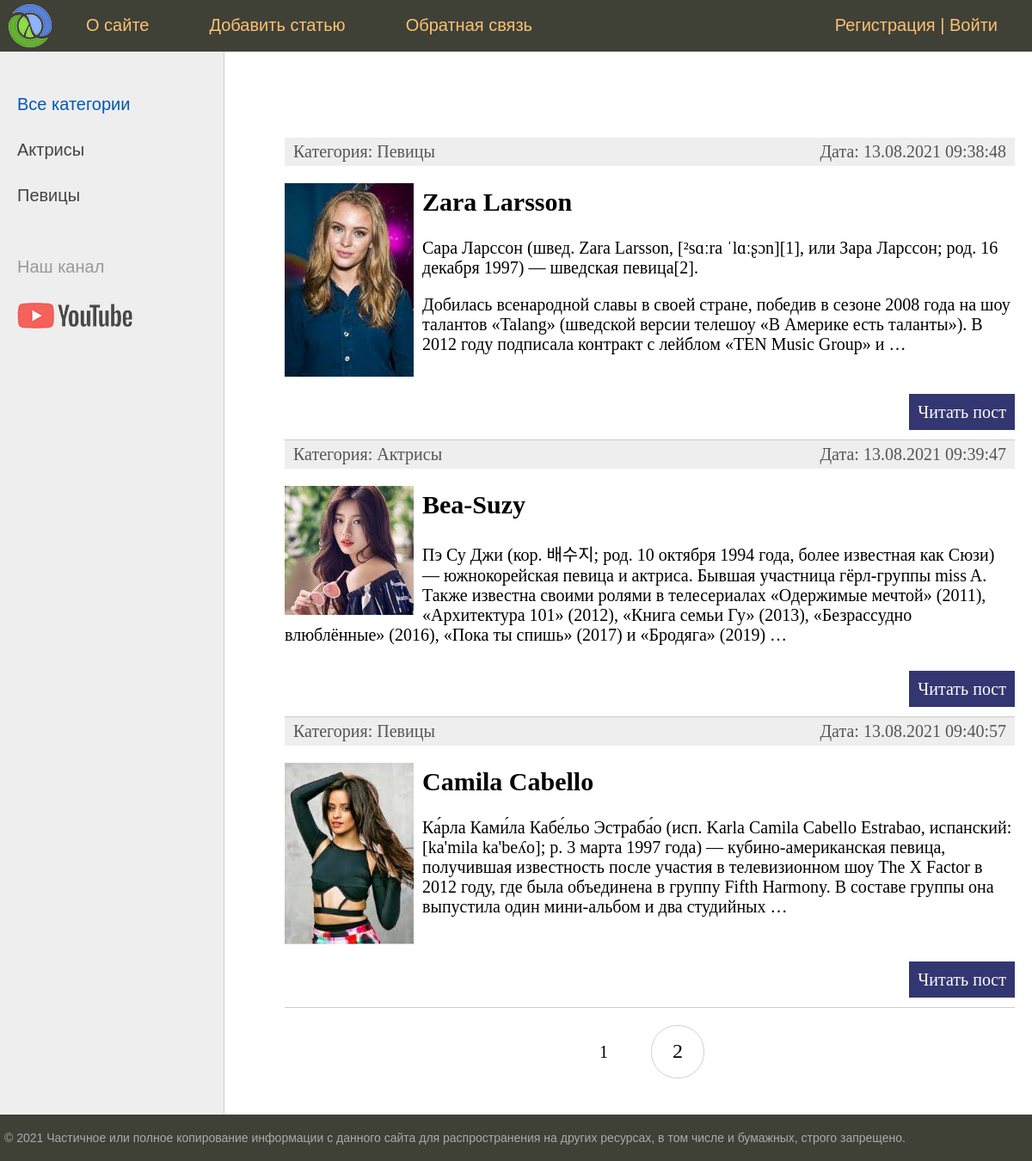
The page / on the database its author committed.
### women/models.py (models this page shows, shortened)
class Category(models.Model):
    name = models.CharField(max_length=100, db_index=True, verbose_name='Категория')
    slug = models.SlugField(max_length=255, unique=True, db_index=True, verbose_name='URL')
    def __str__(self):
        return self.name
    def get_absolute_url(self):
        return reverse('category', kwargs={'cat_slug': self.slug})
    class Meta:
        verbose_name = 'Категория'
        verbose_name_plural = 'Категории'
        ordering = ['id']

class Women(models.Model):
    title = models.CharField(max_length=255, verbose_name="Заголовок")
    slug = models.SlugField(max_length=255, unique=True, db_index=True, verbose_name='URL')
    content = models.TextField(blank=True, verbose_name="Текст статьи")
    photo = models.ImageField(upload_to='photos/%Y/%m/%d/', verbose_name="Фото")
    time_create = models.DateTimeField(auto_now_add=True, verbose_name="Время создания")
    time_update = models.DateTimeField(auto_now=True, verbose_name="Время изменения")
    is_published = models.BooleanField(default=True, verbose_name="Публикация")
    cat = models.ForeignKey('Category', on_delete=models.PROTECT, verbose_name="Категории")
    def get_absolute_url(self):
        return reverse('post', kwargs={'post_slug': self.slug})
    class Meta:
        verbose_name = 'Известные женщины'
        verbose_name_plural = 'Известные женщины'
        ordering = ['time_create', 'title']

### women/views.py (the view)
# urls.py: path('', WomenHome.as_view(), name='home'),
class WomenHome(DataMixin, ListView):
    model = Women
    template_name = 'women/index.html'
    context_object_name = 'posts'
    def get_context_data(self, *, object_list=None, **kwargs):
        context = super().get_context_data(**kwargs)
        c_def = self.get_user_context(title='Главная страница')
        return dict(list(context.items()) + list(c_def.items()))
    def get_queryset(self):
        return Women.objects.filter(is_published=True)

### women/templatetags/women_tags.py (called while the page is built)
@register.simple_tag(name='getcats')
def get_categories():
    return Category.objects.all()

### women/utils.py (called while the page is built)
    def get_user_context(self, **kwargs):
        context = kwargs
        cats = Category.objects.all()
        context['menu'] = menu
        context['cats'] = cats
        if 'cat_selected' not in context:
            context['cat_selected'] = 0
        return context

### women/templates/women/index.html (shortened to what this page needs)
{% extends 'women/base.html' %}
{% block content %}
<ul class="list-articles">
	{% for p in posts %}
			<li>
				<div class="article-panel">
					<p class="first">Категория: {{ p.cat }}</p>
					<p class="last">Дата: {{ p.time_update|date:"d.m.Y H:i:s" }}</p>
				</div>
				{% if p.photo %}
					<p><img src="{{ p.photo.url }}" class="img-article-left thumb"></p>
				{% endif %}
				<h2>{{p.title}}</h2>
	{% autoescape on %}
	{{p.content|linebreaks|truncatewords:50}}
	{% endautoescape %}
				<p class="link-read-post"><a href="{{ p.get_absolute_url }}">Читать пост</a></p>
			</li>
	{% endfor %}
</ul>
{% endblock %}

### women/templates/women/base.html (shortened to what this page needs)
{% load static %}
{% load women_tags %}
<!DOCTYPE html>
<html>
<head>
	<link type="text/css" href="{% static 'women/css/style.css' %}" rel="stylesheet" />
</head>
<body>
<table class="table-page" border=0 cellpadding="0" cellspacing="0">
<tr><td valign=top>
{% block mainmenu %}
		<div class="header">
			<ul id="mainmenu" class="mainmenu">
				<li class="logo"><a href="{% url 'home' %}"><div class="logo"></div></a></li>
				{% for m in menu %}
					<li><a href="{% url m.url_name %}">{{m.title}}</a></li>
				{% endfor %}
				{% if request.user.is_authenticated %}
					<li class="last"> {{ user.username }} | <a href="{% url 'logout' %}">Выйти</a></li>
				{% else %}
					<li class="last"><a href="{% url 'register' %}">Регистрация</a> | <a href="{% url 'login' %}">Войти</a></li>
				{% endif %}
			</ul>
		</div>
{% endblock mainmenu %}
<table class="table-content" border=0 cellpadding="0" cellspacing="0">
<tr>
	<td valign="top" class="left-chapters">
		{% getcats as categories %}
	<ul id="leftchapters">
		{% if cat_selected == 0 %}
			<li class="selected">Все категории</li>
		{% else %}
			<li><a href="{% url 'home' %}">Все категории</a></li>
		{% endif %}
		{% for c in categories %}
			{% if c.pk == cat_selected %}
				<li class="selected">{{ c.name }}</li>
			{% else %}
				<li><a href="{{ c.get_absolute_url }}">{{ c.name }}</a></li>
			{% endif %}
		{% endfor %}
		<li class="share">
		<p>Наш канал</p>
		<a class="share-yt" href="https://www.youtube.com/channel/UClJzWfGWuGJL2t-3dYKcHTA/playlists" target="_blank" rel="nofollow"></a>
		</li>
	</ul>
</td>
<td valign="top" class="content">
	<div class="content-text">
{% block content %}
{% endblock %}
<nav class="list-pages">
	<ul>
		{% for p in paginator.page_range %}
		{% if page_obj.number == p %}
			<li class="page-num page-num-selected">{{ p }}</li>
		{% else %}
			<li class="page-num">
				<a href="?page={{ p }}">{{ p }}</a>
			</li>
		{% endif %}
		{% endfor %}
	</ul>
</nav>
	</div>
</td></tr></table>
</td></tr>
<tr><td valign=top>
	<div id="footer">
		<p>&copy; 2021 Частичное или полное копирование информации с данного сайта для распространения на других ресурсах, в том числе и бумажных, строго запрещено.</p>
	</div>
</td></tr></table>
</body>
</html>

### women/static/women/css/style.css (style rules this page uses)
html, body { font-family: 'Arial'; margin: 0; padding: 0; height: 100%; width: 100%; color: #444; }
a { color: #0059b2; text-decoration: none; }
img { max-width: 600px; height: auto; }
img.img-article-left { max-width: 300px; height: auto; float: left; padding: 0 10px 10px 0; }
img.img-article-left.thumb { max-width: 150px; height: auto; }
p.link-read-post { text-align: right; }
p.link-read-post a { padding: 10px; min-width: 100px; background: #333671; color: #fff; text-decoration: none; }
div.article-panel { background: #eee; padding: 5px 10px 5px 10px; box-sizing: border-box; overflow: hidden; color: #555; }
div.article-panel p.first { margin: 0; float: left; }
div.article-panel p.last { margin: 0; float: right; }
ul.list-articles { list-style: none; margin: 0; padding: 0; }
ul.list-articles li { border-bottom: 1px solid #ccc; }
.table-page { width: 100%; height: 100%; vertical-align: top; }
.table-page tr { height: 100%; }
.header { background: #3F4137; height: 60px; }
.logo { background: url('../images/logo.png') no-repeat 10px 5px; width: 70px; height: 60px; }
ul.mainmenu { list-style: none; margin: 0; padding: 0; height: 60px; color: #fdc073; font-size: 20px; overflow: hidden; }
ul.mainmenu li { float: left; margin: 18px 40px 0 30px; }
ul.mainmenu li.logo { margin: 0; }
ul.mainmenu li.last { float: right; }
ul.mainmenu li a { color: #fdc073; text-decoration: none; }
.table-content { width: 100%; min-height: 100%; height: 100%; }
.left-chapters { margin: 0; background: #eee; border-right: 1px solid #ccc; min-height: 100%; }
.left-chapters ul { width: 230px; min-height: 100%; margin: 0; padding: 20px 10px 10px 20px; list-style: none; font-size: 20px; }
.left-chapters ul li { margin: 30px 0 0 0; color: #999; }
.left-chapters ul li.selected { color: #0059b2; }
.left-chapters ul li a { color: #444; text-decoration: none; }
.left-chapters ul li.share { margin: 60px 0 0 0; }
.left-chapters ul li.share p { margin: 30px 0 30px 0; }
.left-chapters ul li.share a { display: inline-block; width: 40px; height: 40px; margin: 0 20px 0 0; }
.left-chapters ul li.share a.share-yt { width: 100%; height: 30px; background: url('../images/share_yt.png') no-repeat 0 0 }
.content { padding: 40px 20px 20px 40px; width: 100%; box-sizing: border-box; }
.content-text { margin: 60px 0 0 30px; color: #000; font-size: 20px; font-family: Yandex Sans Display Light; }
#footer { box-sizing: border-box; background: #3F4137; padding: 5px; color: #aaa; font-size: 14px; font-family: Verdana, Geneva, Arial, Helvetica; text-align: left; overflow: hidden; }
.list-pages { text-align: center; margin: 0 0 20px 0; }
.list-pages ul { margin: 20px 0 0 0; padding: 0; list-style: none; }
.list-pages ul li { display: inline-block; margin: 0 20px 0 0; }
.list-pages a { color: #000; font-size: 24px; text-decoration: none; }
.list-pages .page-num, .page-num-selected { display: inline-block; width: 60px; height: 44px; padding: 16px 0 0 0; border: 1px solid #d0d0d0; border-radius: 30px; }
.list-pages .page-num-selected { border: none; color: #000; font-size: 20px; }

### rows shown on the page
Category: name "Актрисы"
Category: name "Певицы"
Women: cat "Певицы", time_update "13.08.2021 09:38:48", photo (picture), title "Zara Larsson", content "Сара Ларссон (швед. Zara Larsson, [²sɑːra ˈlɑːʂɔn][1], или Зара Ларссон; род. 16 декабря 1997) — шведская певица[2]. Добилась всенародной славы в своей стране, победив в сезоне 2008 года на шоу талантов «Talang» (шведской версии телешоу «В Америке есть таланты»). В 2012 году подписала контракт с лейблом «TEN Music Group» и …"
Women: cat "Актрисы", time_update "13.08.2021 09:39:47", photo (picture), title "Bea-Suzy", content "Пэ Су Джи (кор. 배수지; род. 10 октября 1994 года, более известная как Сюзи) — южнокорейская певица и актриса. Бывшая участница гёрл-группы miss A. Также известна своими ролями в телесериалах «Одержимые мечтой» (2011), «Архитектура 101» (2012), «Книга семьи Гу» (2013), «Безрассудно влюблённые» (2016), «Пока ты спишь» (2017) и «Бродяга» (2019) …"
Women: cat "Певицы", time_update "13.08.2021 09:40:57", photo (picture), title "Camila Cabello", content "Ка́рла Ками́ла Кабе́льо Эстраба́о (исп. Karla Camila Cabello Estrabao, испанский: [ka'mila ka'beʎo]; р. 3 марта 1997 года) — кубино-американская певица, получившая известность после участия в телевизионном шоу The X Factor в 2012 году, где была объединена в группу Fifth Harmony. В составе группы она выпустила один мини-альбом и два студийных …"

### other values the page prints
{{ m.title }} "О сайте" "Добавить статью" "Обратная связь"
{{ p }} "1"
{{ p }} "2"
